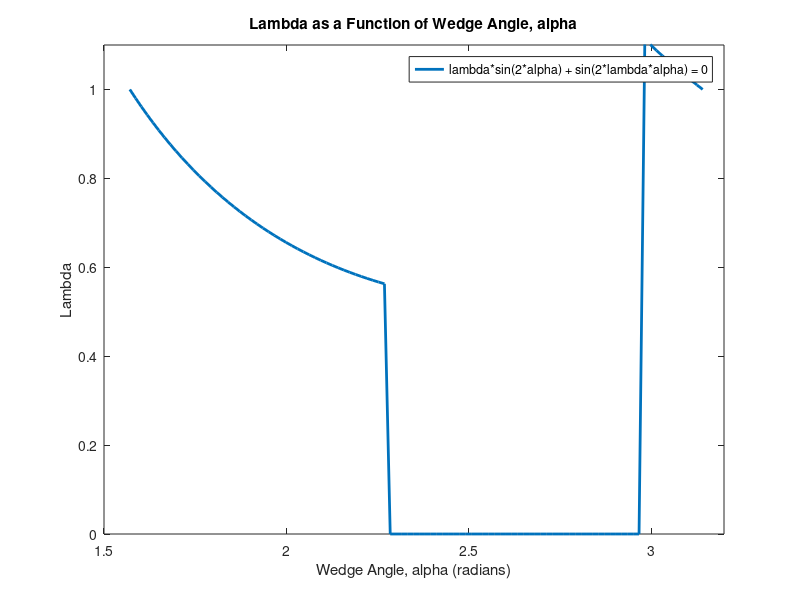

The MATLAB script that drew this image:
function [] = Fracture_and_Fatigue_HW1
    clear all
    clc
    close all
    
    alpha(:,1) = linspace(pi/2,pi,100);
    for i=1:100 
        eqn = @(lambda) lambda*sin(2*alpha(i,1))+sin(2*lambda*alpha(i,1));
        lambda(i,1) = fzero(eqn, 0.75);
    end
    min_lambda = min(lambda)
    figure
    plot (alpha, lambda,'LineWidth',2)
    title('Lambda as a Function of Wedge Angle, alpha')
    axis([1.5 3.2 0 1.1])
    xlabel('Wedge Angle, alpha (radians)');
    ylabel('Lambda');
    legend('lambda*sin(2*alpha) + sin(2*lambda*alpha) = 0')
    
end